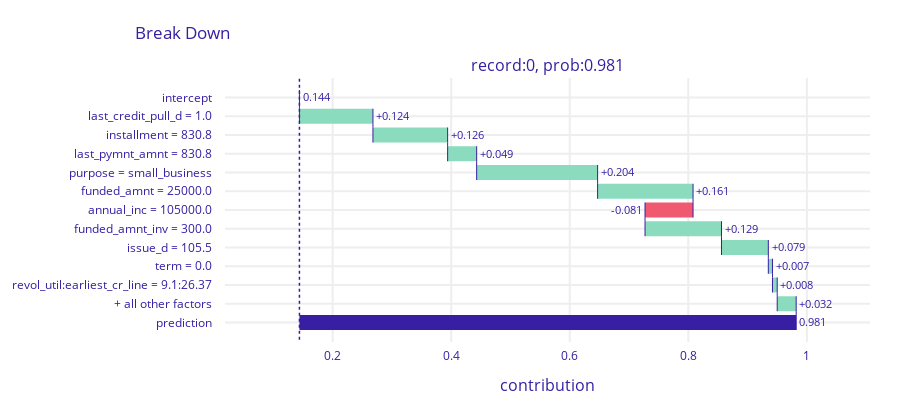
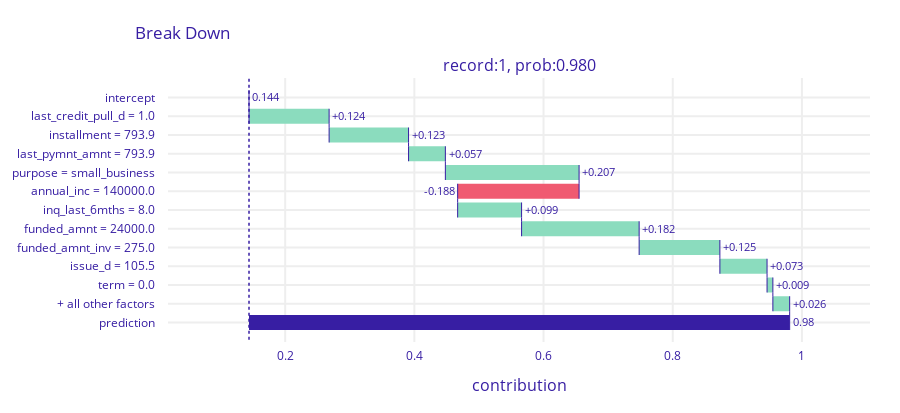
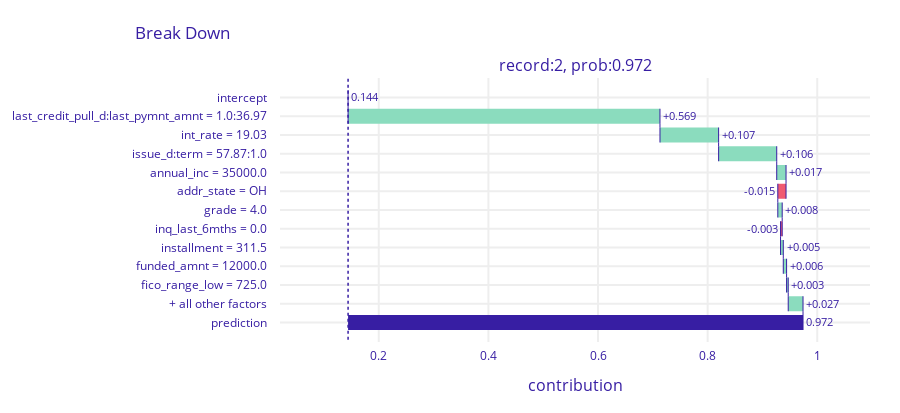
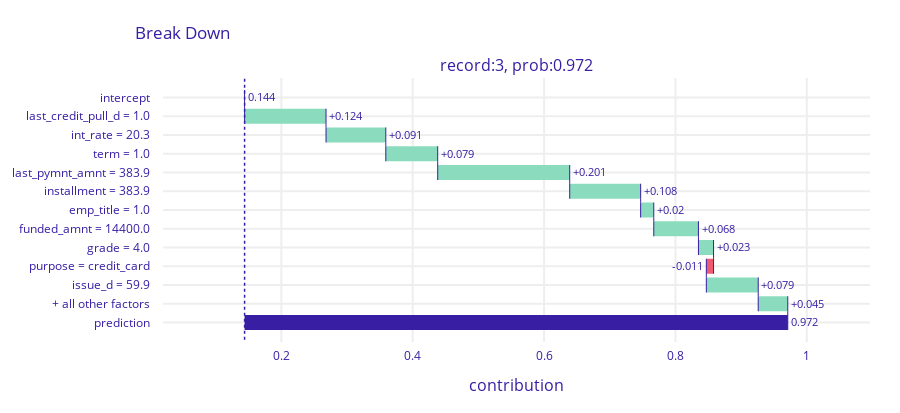

The code cell stored with these charts, in order, in its notebook:
### Code cell
ynk.plot_local_breakdown_interactions(top_10_tp, pipeline_explainer)

### Figure 1 — Plotly figure (JSON) as saved in the notebook; plotly's stock layout.template omitted (floating-point values rounded to 4 significant figures)
{"data": [{"base": 0.144, "connector": {"line": {"color": "#371ea3", "dash": "solid", "width": 1}, "mode": "spanning"}, "decreasing": {"marker": {"color": "#f05a71"}}, "hoverinfo": "text+delta", "hoverlabel": {"bgcolor": "rgba(0,0,0,0.8)"}, "hovertext": ["Average response: 0.144<br>Prediction: 0.981", "last_credit_pull_d = 1.0<br>increases average response by", "installment = 830.8<br>increases average response by", "last_pymnt_amnt = 830.8<br>increases average response by", "purpose = small_business<br>increases average response by", "funded_amnt = 25000.0<br>increases average response by", "annual_inc = 105000.0<br>decreases average response by", "funded_amnt_inv = 300.0<br>increases average response by", "issue_d = 105.5<br>increases average response by", "term = 0.0<br>increases average response by", "revol_util:earliest_cr_line = 9.1:26.37<br>increases average response by", "+ all other factors<br>increases average response by", "Average response: 0.144<br>Prediction: 0.981"], "increasing": {"marker": {"color": "#8bdcbe"}}, "measure": ["relative", "relative", "relative", "relative", "relative", "relative", "relative", "relative", "relative", "relative", "relative", "relative", "total"], "orientation": "h", "showlegend": false, "text": ["0.144", "+0.124", "+0.126", "+0.049", "+0.204", "+0.161", "-0.081", "+0.129", "+0.079", "+0.007", "+0.008", "+0.032", "0.981"], "textposition": "outside", "totals": {"marker": {"color": "#371ea3"}}, "type": "waterfall", "x": [0, 0.124, 0.126, 0.049, 0.204, 0.161, -0.081, 0.129, 0.079, 0.007, 0.008, 0.032, 0.837], "xaxis": "x", "y": ["intercept", "last_credit_pull_d = 1.0", "installment = 830.8", "last_pymnt_amnt = 830.8", "purpose = small_business", "funded_amnt = 25000.0", "annual_inc = 105000.0", "funded_amnt_inv = 300.0", "issue_d = 105.5", "term = 0.0", "revol_util:earliest_cr_line = 9.1:26.37", "+ all other factors", "prediction"], "yaxis": "y"}], "layout": {"annotations": [{"font": {"size": 16}, "showarrow": false, "text": "record:0, prob:0.981", "x": 0.5, "xanchor": "center", "xref": "paper", "y": 1, "yanchor": "bottom", "yref": "paper"}, {"font": {"size": 16}, "showarrow": false, "text": "contribution", "x": 0.5, "xanchor": "center", "xref": "paper", "y": 0, "yanchor": "top", "yref": "paper", "yshift": -30}], "font": {"color": "#371ea3"}, "height": 413, "margin": {"b": 71, "r": 30, "t": 78}, "shapes": [{"line": {"color": "#371ea3", "dash": "dot", "width": 1.5}, "type": "line", "x0": 0.144, "x1": 0.144, "xref": "x", "y0": -1, "y1": 13, "yref": "y"}], "title": {"text": "Break Down", "x": 0.15}, "xaxis": {"anchor": "y", "automargin": true, "domain": [0, 1], "fixedrange": true, "gridwidth": 2, "range": [0.01845, 1.107], "tickcolor": "white", "ticklen": 3, "ticks": "outside", "type": "linear", "zeroline": false}, "yaxis": {"anchor": "x", "automargin": true, "autorange": "reversed", "domain": [0, 1], "fixedrange": true, "gridwidth": 2, "tickcolor": "white", "ticklen": 10, "ticks": "outside", "type": "category"}}}

### Figure 2 — Plotly figure (JSON) as saved in the notebook; plotly's stock layout.template omitted (floating-point values rounded to 4 significant figures)
{"data": [{"base": 0.144, "connector": {"line": {"color": "#371ea3", "dash": "solid", "width": 1}, "mode": "spanning"}, "decreasing": {"marker": {"color": "#f05a71"}}, "hoverinfo": "text+delta", "hoverlabel": {"bgcolor": "rgba(0,0,0,0.8)"}, "hovertext": ["Average response: 0.144<br>Prediction: 0.98", "last_credit_pull_d = 1.0<br>increases average response by", "installment = 793.9<br>increases average response by", "last_pymnt_amnt = 793.9<br>increases average response by", "purpose = small_business<br>increases average response by", "annual_inc = 140000.0<br>decreases average response by", "inq_last_6mths = 8.0<br>increases average response by", "funded_amnt = 24000.0<br>increases average response by", "funded_amnt_inv = 275.0<br>increases average response by", "issue_d = 105.5<br>increases average response by", "term = 0.0<br>increases average response by", "+ all other factors<br>increases average response by", "Average response: 0.144<br>Prediction: 0.98"], "increasing": {"marker": {"color": "#8bdcbe"}}, "measure": ["relative", "relative", "relative", "relative", "relative", "relative", "relative", "relative", "relative", "relative", "relative", "relative", "total"], "orientation": "h", "showlegend": false, "text": ["0.144", "+0.124", "+0.123", "+0.057", "+0.207", "-0.188", "+0.099", "+0.182", "+0.125", "+0.073", "+0.009", "+0.026", "0.98"], "textposition": "outside", "totals": {"marker": {"color": "#371ea3"}}, "type": "waterfall", "x": [0, 0.124, 0.123, 0.057, 0.207, -0.188, 0.099, 0.182, 0.125, 0.073, 0.009, 0.026, 0.836], "xaxis": "x", "y": ["intercept", "last_credit_pull_d = 1.0", "installment = 793.9", "last_pymnt_amnt = 793.9", "purpose = small_business", "annual_inc = 140000.0", "inq_last_6mths = 8.0", "funded_amnt = 24000.0", "funded_amnt_inv = 275.0", "issue_d = 105.5", "term = 0.0", "+ all other factors", "prediction"], "yaxis": "y"}], "layout": {"annotations": [{"font": {"size": 16}, "showarrow": false, "text": "record:1, prob:0.980", "x": 0.5, "xanchor": "center", "xref": "paper", "y": 1, "yanchor": "bottom", "yref": "paper"}, {"font": {"size": 16}, "showarrow": false, "text": "contribution", "x": 0.5, "xanchor": "center", "xref": "paper", "y": 0, "yanchor": "top", "yref": "paper", "yshift": -30}], "font": {"color": "#371ea3"}, "height": 413, "margin": {"b": 71, "r": 30, "t": 78}, "shapes": [{"line": {"color": "#371ea3", "dash": "dot", "width": 1.5}, "type": "line", "x0": 0.144, "x1": 0.144, "xref": "x", "y0": -1, "y1": 13, "yref": "y"}], "title": {"text": "Break Down", "x": 0.15}, "xaxis": {"anchor": "y", "automargin": true, "domain": [0, 1], "fixedrange": true, "gridwidth": 2, "range": [0.0186, 1.105], "tickcolor": "white", "ticklen": 3, "ticks": "outside", "type": "linear", "zeroline": false}, "yaxis": {"anchor": "x", "automargin": true, "autorange": "reversed", "domain": [0, 1], "fixedrange": true, "gridwidth": 2, "tickcolor": "white", "ticklen": 10, "ticks": "outside", "type": "category"}}}

### Figure 3 — Plotly figure (JSON) as saved in the notebook; plotly's stock layout.template omitted (floating-point values rounded to 4 significant figures)
{"data": [{"base": 0.144, "connector": {"line": {"color": "#371ea3", "dash": "solid", "width": 1}, "mode": "spanning"}, "decreasing": {"marker": {"color": "#f05a71"}}, "hoverinfo": "text+delta", "hoverlabel": {"bgcolor": "rgba(0,0,0,0.8)"}, "hovertext": ["Average response: 0.144<br>Prediction: 0.972", "last_credit_pull_d:last_pymnt_amnt = 1.0:36.97<br>increases average response by", "int_rate = 19.03<br>increases average response by", "issue_d:term = 57.87:1.0<br>increases average response by", "annual_inc = 35000.0<br>increases average response by", "addr_state = OH<br>decreases average response by", "grade = 4.0<br>increases average response by", "inq_last_6mths = 0.0<br>decreases average response by", "installment = 311.5<br>increases average response by", "funded_amnt = 12000.0<br>increases average response by", "fico_range_low = 725.0<br>increases average response by", "+ all other factors<br>increases average response by", "Average response: 0.144<br>Prediction: 0.972"], "increasing": {"marker": {"color": "#8bdcbe"}}, "measure": ["relative", "relative", "relative", "relative", "relative", "relative", "relative", "relative", "relative", "relative", "relative", "relative", "total"], "orientation": "h", "showlegend": false, "text": ["0.144", "+0.569", "+0.107", "+0.106", "+0.017", "-0.015", "+0.008", "-0.003", "+0.005", "+0.006", "+0.003", "+0.027", "0.972"], "textposition": "outside", "totals": {"marker": {"color": "#371ea3"}}, "type": "waterfall", "x": [0, 0.569, 0.107, 0.106, 0.017, -0.015, 0.008, -0.003, 0.005, 0.006, 0.003, 0.027, 0.828], "xaxis": "x", "y": ["intercept", "last_credit_pull_d:last_pymnt_amnt = 1.0:36.97", "int_rate = 19.03", "issue_d:term = 57.87:1.0", "annual_inc = 35000.0", "addr_state = OH", "grade = 4.0", "inq_last_6mths = 0.0", "installment = 311.5", "funded_amnt = 12000.0", "fico_range_low = 725.0", "+ all other factors", "prediction"], "yaxis": "y"}], "layout": {"annotations": [{"font": {"size": 16}, "showarrow": false, "text": "record:2, prob:0.972", "x": 0.5, "xanchor": "center", "xref": "paper", "y": 1, "yanchor": "bottom", "yref": "paper"}, {"font": {"size": 16}, "showarrow": false, "text": "contribution", "x": 0.5, "xanchor": "center", "xref": "paper", "y": 0, "yanchor": "top", "yref": "paper", "yshift": -30}], "font": {"color": "#371ea3"}, "height": 413, "margin": {"b": 71, "r": 30, "t": 78}, "shapes": [{"line": {"color": "#371ea3", "dash": "dot", "width": 1.5}, "type": "line", "x0": 0.144, "x1": 0.144, "xref": "x", "y0": -1, "y1": 13, "yref": "y"}], "title": {"text": "Break Down", "x": 0.15}, "xaxis": {"anchor": "y", "automargin": true, "domain": [0, 1], "fixedrange": true, "gridwidth": 2, "range": [0.0198, 1.096], "tickcolor": "white", "ticklen": 3, "ticks": "outside", "type": "linear", "zeroline": false}, "yaxis": {"anchor": "x", "automargin": true, "autorange": "reversed", "domain": [0, 1], "fixedrange": true, "gridwidth": 2, "tickcolor": "white", "ticklen": 10, "ticks": "outside", "type": "category"}}}

### Figure 4 — Plotly figure (JSON) as saved in the notebook; plotly's stock layout.template omitted (floating-point values rounded to 4 significant figures)
{"data": [{"base": 0.144, "connector": {"line": {"color": "#371ea3", "dash": "solid", "width": 1}, "mode": "spanning"}, "decreasing": {"marker": {"color": "#f05a71"}}, "hoverinfo": "text+delta", "hoverlabel": {"bgcolor": "rgba(0,0,0,0.8)"}, "hovertext": ["Average response: 0.144<br>Prediction: 0.972", "last_credit_pull_d = 1.0<br>increases average response by", "int_rate = 20.3<br>increases average response by", "term = 1.0<br>increases average response by", "last_pymnt_amnt = 383.9<br>increases average response by", "installment = 383.9<br>increases average response by", "emp_title = 1.0<br>increases average response by", "funded_amnt = 14400.0<br>increases average response by", "grade = 4.0<br>increases average response by", "purpose = credit_card<br>decreases average response by", "issue_d = 59.9<br>increases average response by", "+ all other factors<br>increases average response by", "Average response: 0.144<br>Prediction: 0.972"], "increasing": {"marker": {"color": "#8bdcbe"}}, "measure": ["relative", "relative", "relative", "relative", "relative", "relative", "relative", "relative", "relative", "relative", "relative", "relative", "total"], "orientation": "h", "showlegend": false, "text": ["0.144", "+0.124", "+0.091", "+0.079", "+0.201", "+0.108", "+0.02", "+0.068", "+0.023", "-0.011", "+0.079", "+0.045", "0.972"], "textposition": "outside", "totals": {"marker": {"color": "#371ea3"}}, "type": "waterfall", "x": [0, 0.124, 0.091, 0.079, 0.201, 0.108, 0.02, 0.068, 0.023, -0.011, 0.079, 0.045, 0.828], "xaxis": "x", "y": ["intercept", "last_credit_pull_d = 1.0", "int_rate = 20.3", "term = 1.0", "last_pymnt_amnt = 383.9", "installment = 383.9", "emp_title = 1.0", "funded_amnt = 14400.0", "grade = 4.0", "purpose = credit_card", "issue_d = 59.9", "+ all other factors", "prediction"], "yaxis": "y"}], "layout": {"annotations": [{"font": {"size": 16}, "showarrow": false, "text": "record:3, prob:0.972", "x": 0.5, "xanchor": "center", "xref": "paper", "y": 1, "yanchor": "bottom", "yref": "paper"}, {"font": {"size": 16}, "showarrow": false, "text": "contribution", "x": 0.5, "xanchor": "center", "xref": "paper", "y": 0, "yanchor": "top", "yref": "paper", "yshift": -30}], "font": {"color": "#371ea3"}, "height": 413, "margin": {"b": 71, "r": 30, "t": 78}, "shapes": [{"line": {"color": "#371ea3", "dash": "dot", "width": 1.5}, "type": "line", "x0": 0.144, "x1": 0.144, "xref": "x", "y0": -1, "y1": 13, "yref": "y"}], "title": {"text": "Break Down", "x": 0.15}, "xaxis": {"anchor": "y", "automargin": true, "domain": [0, 1], "fixedrange": true, "gridwidth": 2, "range": [0.0198, 1.096], "tickcolor": "white", "ticklen": 3, "ticks": "outside", "type": "linear", "zeroline": false}, "yaxis": {"anchor": "x", "automargin": true, "autorange": "reversed", "domain": [0, 1], "fixedrange": true, "gridwidth": 2, "tickcolor": "white", "ticklen": 10, "ticks": "outside", "type": "category"}}}
